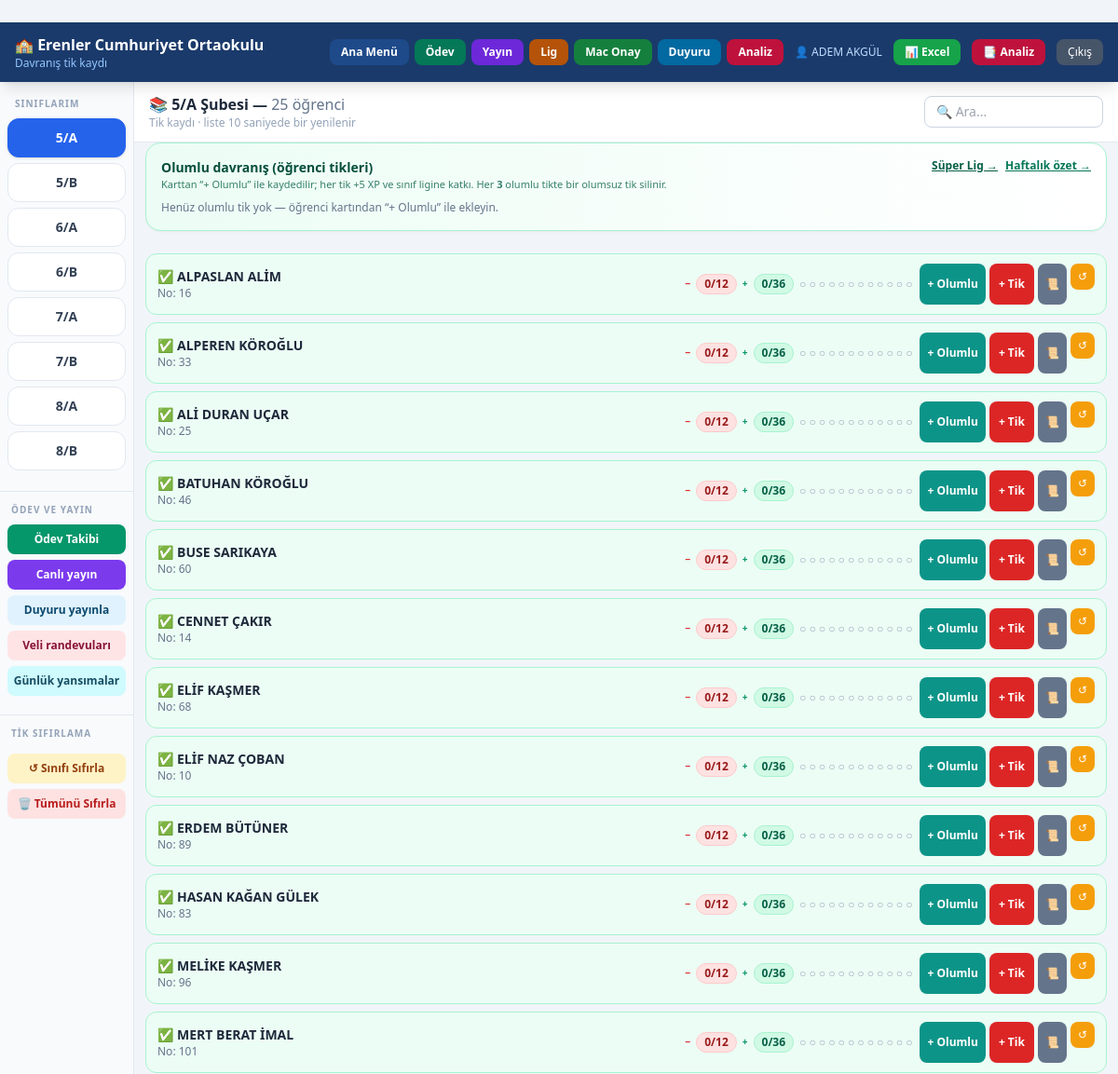
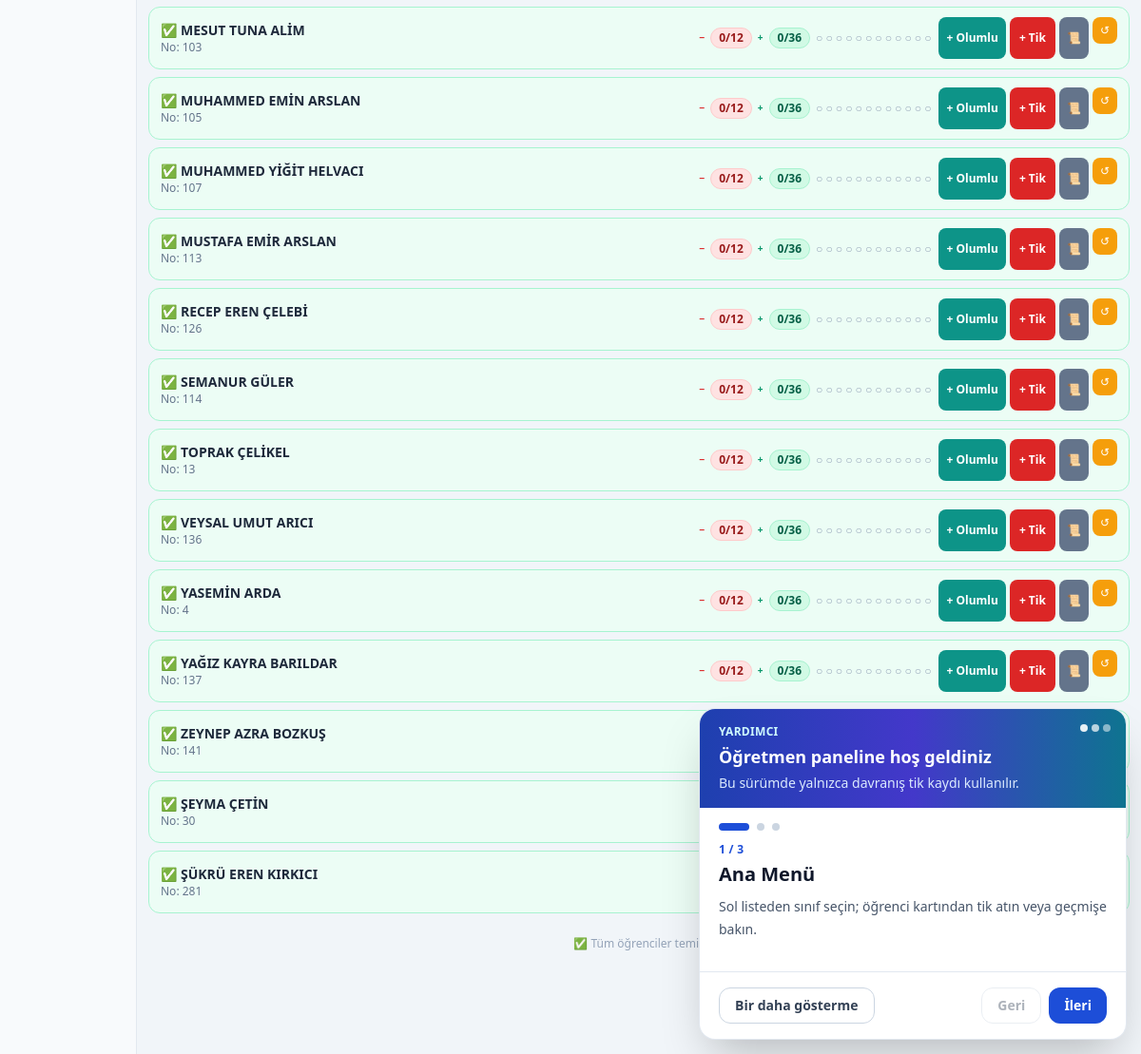
The page /dashboard (signed in) on the database its author committed (2 pictures, top to bottom).
### tables this page shows
CREATE TABLE ogretmenler (
            id       INTEGER PRIMARY KEY AUTOINCREMENT,
            ad_soyad TEXT NOT NULL UNIQUE,
            sifre    TEXT NOT NULL DEFAULT ''
        , yetki TEXT NOT NULL DEFAULT 'tam');

CREATE TABLE siniflar (
            id        INTEGER PRIMARY KEY AUTOINCREMENT,
            sinif_adi TEXT NOT NULL UNIQUE
        );

CREATE TABLE ogrenciler (
            id        INTEGER PRIMARY KEY AUTOINCREMENT,
            ad_soyad  TEXT    NOT NULL,
            sinif_id  INTEGER NOT NULL REFERENCES siniflar(id),
            ogr_no    INTEGER NOT NULL
        );

### web_app.py (the view, shortened to what this page needs)
@app.route("/dashboard")
@giris_zorunlu
def dashboard():
    ogretmen_id  = session["ogretmen_id"]
    ogretmen_adi = session.get("ogretmen_adi", "")
    siniflar     = ogretmen_siniflari(ogretmen_id)
    try:
        aktif_id = int(request.args.get("sinif", siniflar[0]["id"]))
    except (TypeError, ValueError):
        aktif_id = siniflar[0]["id"]
    aktif      = next((s for s in siniflar if s["id"] == aktif_id), siniflar[0])
    ogrenciler = _ogrencilere_durum_ekle(sinif_ogrencileri(aktif["id"]))
    yetkili = True
    bugunki_muf = bugun_mufettis()
    bek_talepler = bekleyen_ogrenci_talepleri()
    popup_ogrenciler = []
    if yetkili and not bugunki_muf:
        from database import _conn as _db
        _con = _db()
        _siniflar = [dict(r) for r in _con.execute(
            "SELECT id, sinif_adi FROM siniflar ORDER BY sinif_adi"
        ).fetchall()]
        _con.close()
        for s in _siniflar:
            olist = sinif_ogrencileri(s["id"])
            for o in olist:
                popup_ogrenciler.append({
                    "id": o["id"],
                    "ad_soyad": o["ad_soyad"],
                    "sinif_adi": s["sinif_adi"],
                    "sinif_id": s["id"],
                })
    olumlu_satirlari = sinif_olumlu_gecmis(aktif["id"])
    ids_ogr = [o["id"] for o in ogrenciler]
    olumlu_h = ogrenci_olumlu_tik_sayilari(ids_ogr)
    roz_harita = ogrenci_rozetleri_yayin_map(ids_ogr, limit=6)
    env_harita = ogrenci_aktif_envanter_map(ids_ogr)
    for o in ogrenciler:
        o["rozetler"] = roz_harita.get(o["id"], [])
        o["aktif_envanter"] = env_harita.get(o["id"])
        o["olumlu_tik"] = olumlu_h.get(o["id"], 0)
    return render_template("dashboard.html",
                           siniflar=siniflar, aktif=aktif,
                           ogrenciler=ogrenciler,
                           kriterler=KRITERLER,
                           olumlu_kriterler=OLUMLU_KRITERLER,
                           olumlu_satirlari=olumlu_satirlari,
                           yetkili_popup=yetkili,
                           bugunki_mufettis=bugunki_muf,
                           bekleyen_talepler=bek_talepler,
                           tum_sinif_ogrencileri_popup=popup_ogrenciler,
                           toplu_sifirlamaya_izin=_toplu_sifirlamaya_izinli_mi(ogretmen_id))

### templates/dashboard.html (shortened to what this page needs)
{% extends "base.html" %}
{% block body %}
<div class="flex min-h-[calc(100vh-56px)]">
  <aside id="sidebar"
         class="w-36 bg-slate-50 border-r border-slate-200 flex-shrink-0
                overflow-y-auto
                fixed lg:static inset-y-0 left-0 top-14 z-30
                -translate-x-full lg:translate-x-0 transition-transform duration-200">
    <div class="px-2 pt-4 pb-2">
      <p class="text-[10px] font-bold text-slate-400 tracking-widest px-2 mb-2">
        SINIFLARIM
      </p>
      {% for s in siniflar %}
      <a href="{{ url_for('dashboard', sinif=s.id) }}"
         class="block w-full text-center font-bold text-sm py-2.5 mb-1.5 rounded-xl
                border transition
                {% if aktif and s.id == aktif.id %}
                  bg-blue-600 text-white border-blue-600 shadow
                {% else %}
                  bg-white text-slate-700 border-slate-200 hover:bg-blue-50
                {% endif %}"
         onclick="closeSidebar()">
        {{ s.sinif_adi }}
      </a>
      {% endfor %}
    </div>
    {% if aktif %}
    <div class="px-2 pb-3 mt-2 border-t border-slate-200 pt-3 space-y-1.5">
      <p class="text-[10px] font-bold text-slate-400 tracking-widest px-1 mb-2">
        ÖDEV VE YAYIN
      </p>
      <a href="{{ url_for('odevler') }}"
         class="block w-full text-center text-xs font-bold py-2 rounded-lg
                bg-emerald-600 text-white hover:bg-emerald-700 transition">
        Ödev Takibi
      </a>
      <a href="{{ url_for('yayin') }}"
         class="block w-full text-center text-xs font-bold py-2 rounded-lg
                bg-violet-600 text-white hover:bg-violet-700 transition">
        Canlı yayın
      </a>
      <a href="{{ url_for('bilgilendirme_yonetimi') }}"
         class="block w-full text-center text-xs font-semibold py-2 rounded-lg
                bg-sky-100 text-sky-900 hover:bg-sky-200 transition">
        Duyuru yayınla
      </a>
      <a href="{{ url_for('ogretmen_randevular') }}"
         class="block w-full text-center text-xs font-bold py-2 rounded-lg bg-rose-100 text-rose-900 hover:bg-rose-200 transition">
        Veli randevuları
      </a>
      <a href="{{ url_for('ogretmen_yansimalar') }}"
         class="block w-full text-center text-xs font-bold py-2 rounded-lg bg-cyan-100 text-cyan-900 hover:bg-cyan-200 transition">
        Günlük yansımalar
      </a>
    </div>
    <div class="px-2 pb-4 mt-2 border-t border-slate-200 pt-3 space-y-1.5">
      <p class="text-[10px] font-bold text-slate-400 tracking-widest px-1 mb-2">
        TİK SIFIRLAMA
      </p>
      <button onclick="sifirlaModalAc('sinif', {{ aktif.id }})"
              class="w-full text-xs font-semibold py-2 rounded-lg
                     bg-amber-100 text-amber-800 hover:bg-amber-200 transition">
        ↺ Sınıfı Sıfırla
      </button>
      {% if toplu_sifirlamaya_izin %}
      <button onclick="sifirlaModalAc('hepsi', 0)"
              class="w-full text-xs font-semibold py-2 rounded-lg
                     bg-red-100 text-red-700 hover:bg-red-200 transition">
        🗑 Tümünü Sıfırla
      </button>
      {% endif %}
    </div>
    {% endif %}
  </aside>
  <main class="flex-1 min-w-0 bg-slate-100 lg:ml-0">
    {% if aktif %}
    <div class="sticky top-0 bg-white border-b border-slate-200 z-10 px-3 sm:px-4 py-3
                flex flex-col sm:flex-row sm:flex-wrap sm:items-center gap-2">
      <div class="w-full sm:flex-1 min-w-0">
        <h2 class="font-bold text-slate-800 text-sm sm:text-base break-words">
          📚 {{ aktif.sinif_adi }} Şubesi —
          <span class="font-normal text-slate-500">{{ ogrenciler|length }} öğrenci</span>
        </h2>
        <p class="text-xs text-slate-400" id="guncelleme-info">
          Tik kaydı · liste 10 saniyede bir yenilenir
        </p>
      </div>
      <input type="text" id="ara" placeholder="🔍 Ara..."
             oninput="filtrele()"
             class="border border-slate-300 rounded-lg px-3 py-1.5 text-sm
                    w-full sm:w-48 focus:outline-none focus:ring-2 focus:ring-blue-400">
    </div>
    {% if aktif %}
    <div class="mx-3 mb-3 rounded-2xl border border-emerald-200 bg-gradient-to-r from-emerald-50 to-white p-4 shadow-sm">
      <div class="flex flex-wrap items-start justify-between gap-2 mb-2">
        <div>
          <h3 class="text-sm font-black text-emerald-900">Olumlu davranış (öğrenci tikleri)</h3>
          <p class="text-[11px] text-emerald-800/80">Karttan “+ Olumlu” ile kaydedilir; her tik +5 XP ve sınıf ligine katkı. Her <strong>3</strong> olumlu tikte bir olumsuz tik silinir.</p>
        </div>
        <div class="flex gap-2">
          <a href="{{ url_for('lig') }}" class="text-xs font-bold text-emerald-800 underline">Süper Lig →</a>
          <a href="{{ url_for('rapor_haftalik', sinif_id=aktif.id) }}" class="text-xs font-bold text-emerald-700 underline">Haftalık özet →</a>
        </div>
      </div>
      {% if olumlu_satirlari %}
      <ul class="text-xs text-slate-700 space-y-1 max-h-24 overflow-y-auto border-t border-emerald-100 pt-2">
        {% for r in olumlu_satirlari[:8] %}
        <li class="flex justify-between gap-2">
          <span>{% if r.ogrenci %}<span class="font-semibold text-emerald-900">{{ r.ogrenci }}</span> · {% endif %}{{ r.kriter }}</span>
          <span class="text-slate-400 shrink-0">{{ r.tarih[:16] }}</span>
        </li>
        {% endfor %}
      </ul>
      {% else %}
      <p class="text-xs text-slate-500">Henüz olumlu tik yok — öğrenci kartından “+ Olumlu” ile ekleyin.</p>
      {% endif %}
    </div>
    {% endif %}
    <div id="ogrenci-listesi" class="p-3 space-y-2">
      {% for o in ogrenciler %}
      {{ ogrenci_karti(o, aktif.id) }}
      {% endfor %}
    </div>
    <div class="text-center text-xs text-slate-400 py-3" id="durum-bar">
      {% set uyari_c = ogrenciler | selectattr('tik_sayisi', 'ge', 12) | list | length %}
      {% if uyari_c > 0 %}
        ⚠️ {{ uyari_c }} öğrenci 12/12 olumsuz tikte: idari işlem başlatılmalı
      {% else %}
        ✅ Tüm öğrenciler temiz
      {% endif %}
    </div>
    {% else %}
    <div class="flex items-center justify-center h-full text-slate-400 text-sm">
      Sol menüden bir sınıf seçin.
    </div>
    {% endif %}
  </main>
</div>
{% endblock %}
{% macro ogrenci_karti(o, sinif_id) %}
{% set durum_cls = {
  'temiz':   'bg-emerald-50  border-emerald-200',
  'uyari':   'bg-amber-50    border-amber-300',
  'tehlike': 'bg-red-50      border-red-300 pulse-red',
} %}
<div class="ogrenci-kart flex flex-wrap sm:flex-nowrap items-center gap-2 rounded-xl border px-3 py-2.5
            slide-in {{ durum_cls[o.durum] }}"
     data-ad="{{ o.ad_soyad }}" data-id="{{ o.id }}" data-sinif="{{ sinif_id }}">
  <div class="flex-1 min-w-0">
    <div class="font-bold text-slate-800 text-sm break-words flex flex-wrap items-center gap-x-1 gap-y-0.5">
      <button type="button" class="text-left hover:underline"
              onclick="ogrenciOzetAc({{ o.id }})"
              title="Öğrenci özeti">
        <span class="mr-1">{{ o.emoji }}</span>{{ o.ad_soyad }}
      </button>
    </div>
    <div class="text-xs text-slate-500">No: {{ o.ogr_no }}</div>
  </div>
  <div class="flex items-center gap-1.5 flex-shrink-0" title="Kırmızı: olumsuz (disiplin) · Yeşil: olumlu davranış">
    <span class="text-[10px] font-black text-red-600 hidden sm:inline">−</span>
    <span class="bg-red-100 text-red-800 text-xs font-bold px-2 py-0.5 rounded-full
                 min-w-[28px] text-center border border-red-200">
      {{ o.tik_sayisi }}/12
    </span>
    <span class="text-[10px] font-black text-emerald-600 hidden sm:inline">+</span>
    <span class="bg-emerald-100 text-emerald-800 text-xs font-bold px-2 py-0.5 rounded-full
                 min-w-[28px] text-center border border-emerald-200">
      {{ o.olumlu_tik|default(0) }}/36
    </span>
    <span class="text-xs hidden md:block text-slate-400">
      {% for i in range(12) %}
        {% if i < o.tik_sayisi %}
          <span class="{{ 'text-red-500' if o.tik_sayisi >= 12 else 'text-amber-500' }}">●</span>
        {% else %}○{% endif %}
      {% endfor %}
    </span>
  </div>
  <div class="flex gap-1 flex-shrink-0 ml-auto flex-wrap justify-end">
    <button onclick="olumluModalAc({{ o.id }}, '{{ o.ad_soyad|e }}', {{ sinif_id }})"
            class="{% if (o.olumlu_tik|default(0)) >= 36 %}bg-slate-400 cursor-not-allowed{% else %}bg-teal-600 hover:bg-teal-700{% endif %} text-white text-xs font-bold px-2 py-1.5 rounded-lg transition whitespace-nowrap">
      + Olumlu
    </button>
    <button onclick="tikModalAc({{ o.id }}, '{{ o.ad_soyad|e }}', {{ sinif_id }})"
            class="{% if o.tik_sayisi >= 12 %}bg-slate-400 cursor-not-allowed{% else %}bg-red-600 hover:bg-red-700 active:bg-red-800{% endif %}
                   text-white text-xs font-bold px-2.5 py-1.5 rounded-lg
                   transition whitespace-nowrap">
      + Tik
    </button>
    <button onclick="gecmisGoster({{ o.id }}, '{{ o.ad_soyad|e }}')"
            class="bg-slate-500 hover:bg-slate-600 text-white
                   text-xs px-2 py-1.5 rounded-lg transition">
      📜
    </button>
    <form action="{{ url_for('sifirla_ogrenci', ogrenci_id=o.id) }}"
          method="POST" class="inline"
          onsubmit="return confirm('{{ o.ad_soyad }} için sizin verdiğiniz olumlu ve olumsuz tikler silinsin mi?')">
      <button type="submit"
              class="bg-amber-500 hover:bg-amber-600 text-white
                     text-xs px-2 py-1.5 rounded-lg transition">
        ↺
      </button>
    </form>
  </div>
</div>
{% endmacro %}

### templates/base.html (shortened to what this page needs)
﻿<!DOCTYPE html>
<html lang="tr">
<head>
  <script src="https://cdn.tailwindcss.com"></script>
</head>
<body class="bg-slate-100 min-h-screen overflow-x-hidden">
{% if session.ogretmen_adi %}
<header class="bg-okul-800 text-white shadow-lg sticky top-0 z-40">
  <div class="flex items-center justify-between gap-2 px-3 sm:px-4 py-3 max-w-screen-xl mx-auto">
    <div class="flex items-center gap-2 sm:gap-3 min-w-0">
      <div class="min-w-0">
        <div class="font-bold text-sm sm:text-base leading-tight">
          <span class="hidden sm:inline">🏫 Erenler Cumhuriyet Ortaokulu</span>
        </div>
        <div class="text-xs text-blue-300 hidden sm:block">Davranış tik kaydı</div>
      </div>
    </div>
    <div class="flex items-center gap-2 sm:gap-3 min-w-0">
      <nav class="hidden md:flex items-center gap-1.5 flex-wrap justify-end">
        <a href="{{ url_for('dashboard') }}"
           class="bg-okul-700 hover:bg-okul-900 text-white text-xs font-bold
                  px-3 py-1.5 rounded-lg transition whitespace-nowrap">
          Ana Menü
        </a>
        <a href="{{ url_for('yoklama') }}"
           class="bg-emerald-700 hover:bg-emerald-900 text-white text-xs font-bold
                  px-3 py-1.5 rounded-lg transition whitespace-nowrap"
           title="Sınıfa ödev ver">
          Ödev
        </a>
        <a href="{{ url_for('yayin') }}"
           class="bg-violet-700 hover:bg-violet-900 text-white text-xs font-bold
                  px-3 py-1.5 rounded-lg transition whitespace-nowrap"
           title="Okul geneli canlı yayın panosu">
          Yayın
        </a>
        <a href="{{ url_for('lig') }}"
           class="bg-amber-700 hover:bg-amber-900 text-white text-xs font-bold
                  px-3 py-1.5 rounded-lg transition whitespace-nowrap"
           title="Süper Lig puan tablosu">
          Lig
        </a>
        <a href="{{ url_for('ogretmen_ogrenci_maclari') }}"
           class="bg-green-700 hover:bg-green-900 text-white text-xs font-bold
                  px-3 py-1.5 rounded-lg transition whitespace-nowrap"
           title="Ogrenci futbol maclarini onayla">
          Mac Onay
        </a>
        <a href="{{ url_for('bilgilendirme_yonetimi') }}"
           class="bg-sky-700 hover:bg-sky-900 text-white text-xs font-bold
                  px-3 py-1.5 rounded-lg transition whitespace-nowrap"
           title="Öğrenci ve veliye duyuru">
          Duyuru
        </a>
        <a href="{{ url_for('analiz_merkezi') }}"
           class="bg-rose-700 hover:bg-rose-900 text-white text-xs font-bold
                  px-3 py-1.5 rounded-lg transition whitespace-nowrap"
           title="Analiz PDF, yedek ve sıfırlama">
          Analiz
        </a>
      </nav>
      <span class="hidden sm:block text-xs text-blue-200">👤 {{ session.ogretmen_adi }}</span>
      {% if aktif %}
      <a href="{{ url_for('rapor_excel', sinif_id=aktif.id) }}"
         class="bg-green-600 hover:bg-green-700 text-white text-xs font-bold
                px-3 py-1.5 rounded-lg transition hidden sm:block"
         title="Tik listesi Excel">
        📊 Excel
      </a>
      <a href="{{ url_for('analiz_merkezi', sinif_id=aktif.id) }}"
         class="bg-rose-700 hover:bg-rose-800 text-white text-xs font-bold
                px-3 py-1.5 rounded-lg transition hidden md:block"
         title="Analiz merkezi ve PDF">
        📑 Analiz
      </a>
      {% endif %}
      <a href="{{ url_for('logout') }}"
         class="bg-slate-600 hover:bg-slate-500 text-white text-xs
                px-2.5 sm:px-3 py-1.5 rounded-lg transition whitespace-nowrap">
        Çıkış
      </a>
    </div>
  </div>
</header>
{% endif %}
{% block body %}{% endblock %}

### rows shown on the page
ogretmenler: ogretmen_adi "ADEM AKGÜL"
siniflar: sinif_adi "5/A"
siniflar: sinif_adi "5/B"
siniflar: sinif_adi "6/A"
siniflar: sinif_adi "6/B"
siniflar: sinif_adi "7/A"
siniflar: sinif_adi "7/B"
siniflar: sinif_adi "8/A"
siniflar: sinif_adi "8/B"
ogrenciler: emoji "✅", ad_soyad "ALPASLAN ALİM", ogr_no "16", tik_sayisi "0", olumlu_tik "0"
ogrenciler: emoji "✅", ad_soyad "ALPEREN KÖROĞLU", ogr_no "33", tik_sayisi "0", olumlu_tik "0"
ogrenciler: emoji "✅", ad_soyad "ALİ DURAN UÇAR", ogr_no "25", tik_sayisi "0", olumlu_tik "0"
ogrenciler: emoji "✅", ad_soyad "BATUHAN KÖROĞLU", ogr_no "46", tik_sayisi "0", olumlu_tik "0"
ogrenciler: emoji "✅", ad_soyad "BUSE SARIKAYA", ogr_no "60", tik_sayisi "0", olumlu_tik "0"
ogrenciler: emoji "✅", ad_soyad "CENNET ÇAKIR", ogr_no "14", tik_sayisi "0", olumlu_tik "0"
ogrenciler: emoji "✅", ad_soyad "ELİF KAŞMER", ogr_no "68", tik_sayisi "0", olumlu_tik "0"
ogrenciler: emoji "✅", ad_soyad "ELİF NAZ ÇOBAN", ogr_no "10", tik_sayisi "0", olumlu_tik "0"
ogrenciler: emoji "✅", ad_soyad "ERDEM BÜTÜNER", ogr_no "89", tik_sayisi "0", olumlu_tik "0"
ogrenciler: emoji "✅", ad_soyad "HASAN KAĞAN GÜLEK", ogr_no "83", tik_sayisi "0", olumlu_tik "0"
ogrenciler: emoji "✅", ad_soyad "MELİKE KAŞMER", ogr_no "96", tik_sayisi "0", olumlu_tik "0"
ogrenciler: emoji "✅", ad_soyad "MERT BERAT İMAL", ogr_no "101", tik_sayisi "0", olumlu_tik "0"
ogrenciler: emoji "✅", ad_soyad "MESUT TUNA ALİM", ogr_no "103", tik_sayisi "0", olumlu_tik "0"
ogrenciler: emoji "✅", ad_soyad "MUHAMMED EMİN ARSLAN", ogr_no "105", tik_sayisi "0", olumlu_tik "0"
ogrenciler: emoji "✅", ad_soyad "MUHAMMED YİĞİT HELVACI", ogr_no "107", tik_sayisi "0", olumlu_tik "0"
ogrenciler: emoji "✅", ad_soyad "MUSTAFA EMİR ARSLAN", ogr_no "113", tik_sayisi "0", olumlu_tik "0"
ogrenciler: emoji "✅", ad_soyad "RECEP EREN ÇELEBİ", ogr_no "126", tik_sayisi "0", olumlu_tik "0"
ogrenciler: emoji "✅", ad_soyad "SEMANUR GÜLER", ogr_no "114", tik_sayisi "0", olumlu_tik "0"
ogrenciler: emoji "✅", ad_soyad "TOPRAK ÇELİKEL", ogr_no "13", tik_sayisi "0", olumlu_tik "0"
ogrenciler: emoji "✅", ad_soyad "VEYSAL UMUT ARICI", ogr_no "136", tik_sayisi "0", olumlu_tik "0"
ogrenciler: emoji "✅", ad_soyad "YASEMİN ARDA", ogr_no "4", tik_sayisi "0", olumlu_tik "0"
ogrenciler: emoji "✅", ad_soyad "YAĞIZ KAYRA BARILDAR", ogr_no "137", tik_sayisi "0", olumlu_tik "0"
ogrenciler: emoji "✅", ad_soyad "ZEYNEP AZRA BOZKUŞ", ogr_no "141"
ogrenciler: emoji "✅", ad_soyad "ŞEYMA ÇETİN", ogr_no "30"
ogrenciler: emoji "✅", ad_soyad "ŞÜKRÜ EREN KIRKICI", ogr_no "281"

### other values the page prints
{{ ogrenciler|length }} "25"
{{ tanitim.baslik }} "Öğretmen paneline hoş geldiniz"
{{ tanitim.alt }} "Bu sürümde yalnızca davranış tik kaydı kullanılır."
